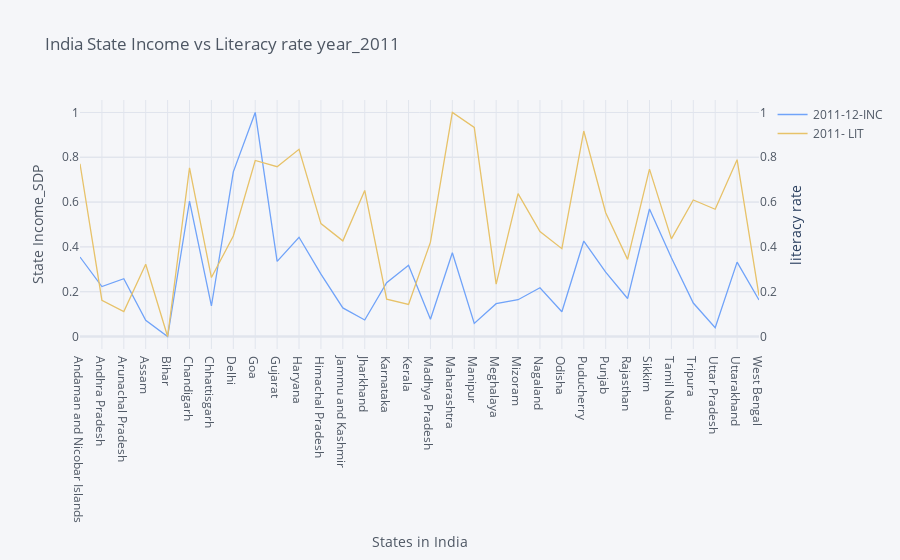

Notebook source saved alongside this figure:
### Code cell
# plotting Indian State's Income vs Literacy rate in year 2011

# data for plot
df_lit_inc_2011 = df[['States_Union Territories','2011-12-INC','2011- LIT']]

# normalization
df_lit_inc_2011['2011-12-INC'] = min_max(df_lit_inc_2011['2011-12-INC'],df_lit_inc_2011['2011-12-INC'])
df_lit_inc_2011['2011- LIT'] = min_max(df_lit_inc_2011['2011- LIT'],df_lit_inc_2011['2011- LIT'])

# plot
df_lit_inc_2011.iplot(x ='States_Union Territories',y='2011-12-INC',secondary_y ='2011- LIT',
                      colors = ['#70a3f9','#e7c269'],
                      title = 'India State Income vs Literacy rate year_2011',
                      xTitle='States in India',
                      yTitle ='State Income_SDP',secondary_y_title = 'literacy rate',
                     theme = 'pearl')

### Figure 1 — Plotly figure (JSON) as saved in the notebook; plotly's stock layout.template omitted (floating-point values rounded to 4 significant figures)
{"data": [{"line": {"color": "rgba(112, 163, 249, 1.0)", "dash": "solid", "shape": "linear", "width": 1.3}, "mode": "lines", "name": "2011-12-INC", "text": "", "type": "scatter", "x": ["Andaman and Nicobar Islands", "Andhra Pradesh", "Arunachal Pradesh", "Assam", "Bihar", "Chandigarh", "Chhattisgarh", "Delhi", "Goa", "Gujarat", "Haryana", "Himachal Pradesh", "Jammu and Kashmir", "Jharkhand", "Karnataka", "Kerala", "Madhya Pradesh", "Maharashtra", "Manipur", "Meghalaya", "Mizoram", "Nagaland", "Odisha", "Puducherry", "Punjab", "Rajasthan", "Sikkim", "Tamil Nadu", "Tripura", "Uttar Pradesh", "Uttarakhand", "West Bengal"], "y": [0.3548, 0.2232, 0.2581, 0.07269, 0, 0.6048, 0.1364, 0.7348, 1, 0.3355, 0.4431, 0.2783, 0.1278, 0.07393, 0.2406, 0.3184, 0.07724, 0.3741, 0.0588, 0.1468, 0.1643, 0.218, 0.1105, 0.4263, 0.2874, 0.1696, 0.5691, 0.3517, 0.1496, 0.03936, 0.3322, 0.163]}, {"line": {"color": "rgba(231, 194, 105, 1.0)", "dash": "solid", "shape": "linear", "width": 1.3}, "mode": "lines", "name": "2011- LIT", "text": "", "type": "scatter", "x": ["Andaman and Nicobar Islands", "Andhra Pradesh", "Arunachal Pradesh", "Assam", "Bihar", "Chandigarh", "Chhattisgarh", "Delhi", "Goa", "Gujarat", "Haryana", "Himachal Pradesh", "Jammu and Kashmir", "Jharkhand", "Karnataka", "Kerala", "Madhya Pradesh", "Maharashtra", "Manipur", "Meghalaya", "Mizoram", "Nagaland", "Odisha", "Puducherry", "Punjab", "Rajasthan", "Sikkim", "Tamil Nadu", "Tripura", "Uttar Pradesh", "Uttarakhand", "West Bengal"], "xaxis": "x", "y": [0.7711, 0.1621, 0.1115, 0.3227, 0, 0.7531, 0.2634, 0.4484, 0.7857, 0.7581, 0.8354, 0.504, 0.427, 0.6522, 0.1665, 0.1432, 0.4214, 1, 0.9332, 0.2335, 0.6379, 0.4689, 0.3922, 0.9171, 0.5528, 0.3444, 0.7469, 0.436, 0.6093, 0.568, 0.7894, 0.1826], "yaxis": "y2"}], "layout": {"legend": {"bgcolor": "#F5F6F9", "font": {"color": "#4D5663"}}, "paper_bgcolor": "#F5F6F9", "plot_bgcolor": "#F5F6F9", "title": {"font": {"color": "#4D5663"}, "text": "India State Income vs Literacy rate year_2011"}, "xaxis": {"gridcolor": "#E1E5ED", "showgrid": true, "tickfont": {"color": "#4D5663"}, "title": {"font": {"color": "#4D5663"}, "text": "States in India"}, "zerolinecolor": "#E1E5ED"}, "yaxis": {"gridcolor": "#E1E5ED", "showgrid": true, "tickfont": {"color": "#4D5663"}, "title": {"font": {"color": "#4D5663"}, "text": "State Income_SDP"}, "zerolinecolor": "#E1E5ED"}, "yaxis2": {"anchor": "x", "gridcolor": "#E1E5ED", "overlaying": "y", "showgrid": true, "side": "right", "tickfont": {"color": "#4D5663"}, "title": {"text": "literacy rate"}, "zerolinecolor": "#E1E5ED"}}}
